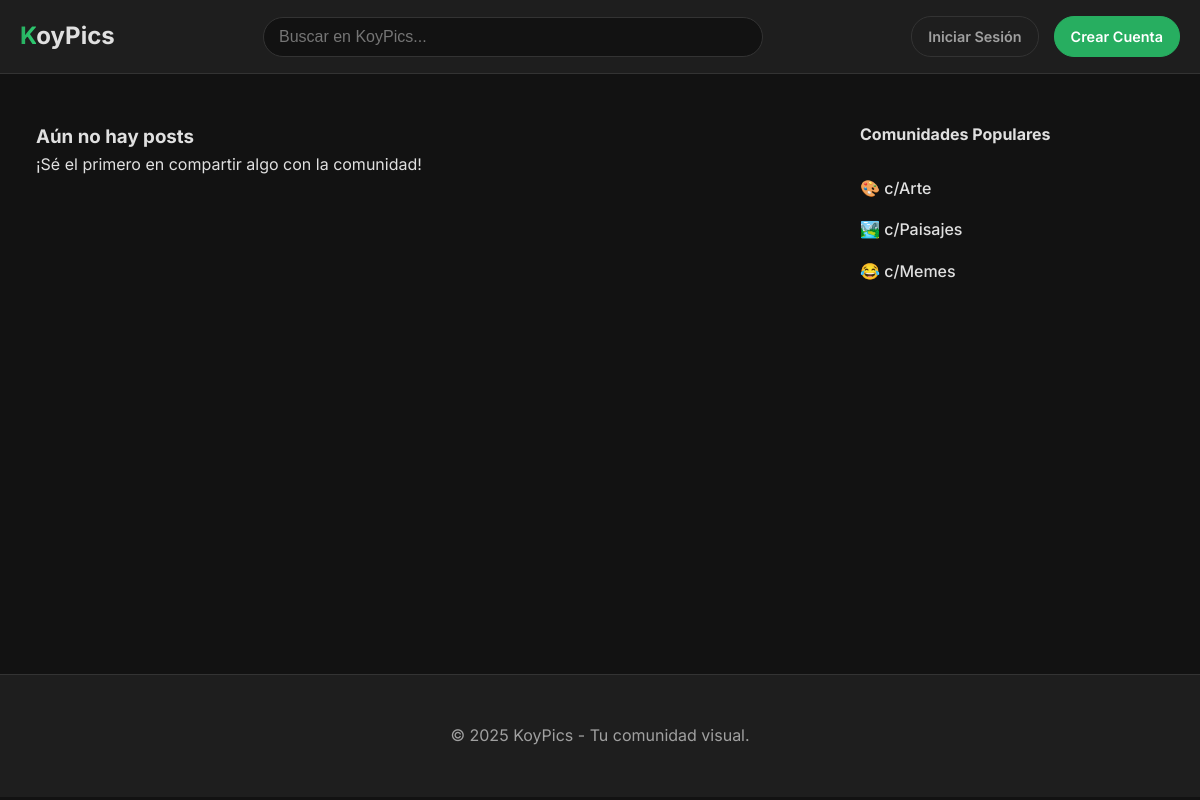
The app's page /, older data.
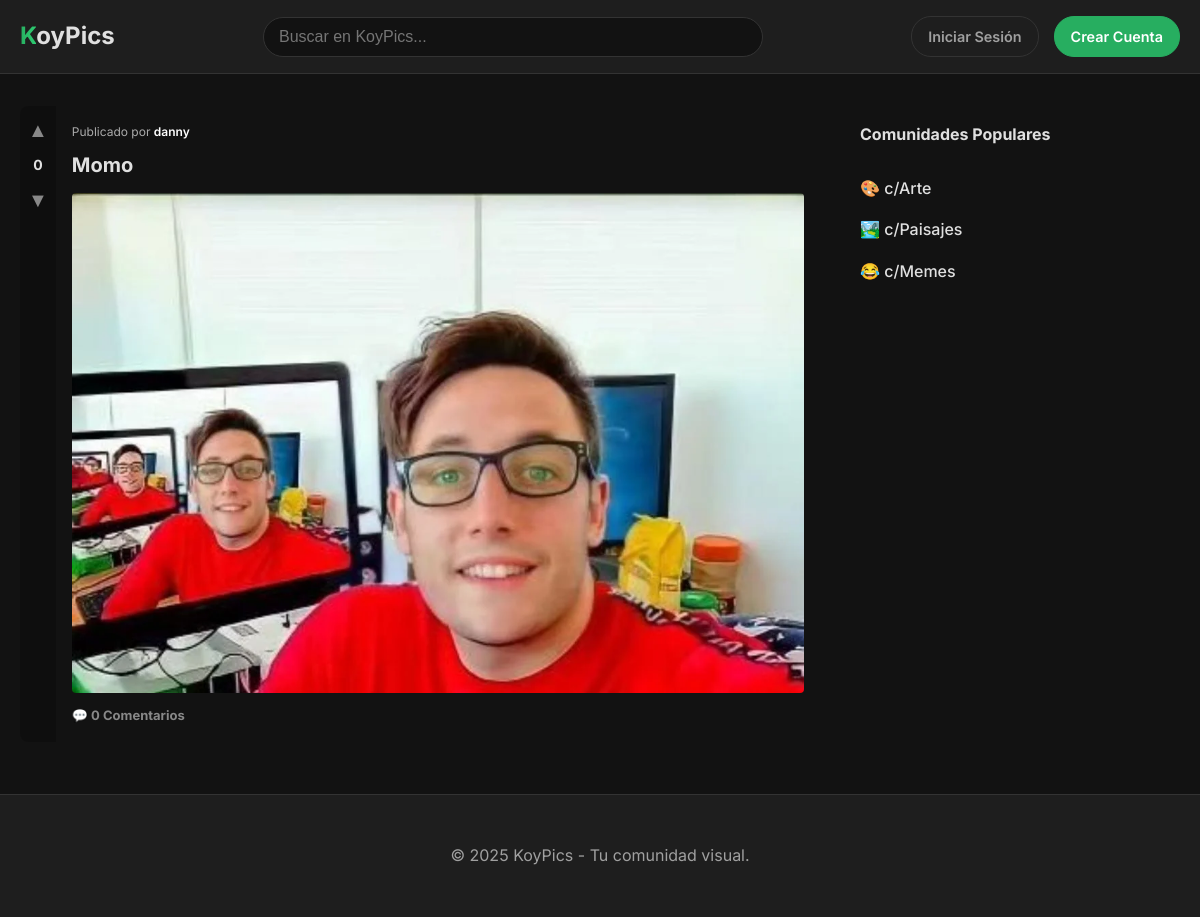
The same page, newer data.
### Galeria_imagenes/models.py (models this page shows, shortened)
class Post(models.Model):
    autor = models.ForeignKey(User, on_delete=models.CASCADE)
    comunidad = models.ForeignKey(Comunidad, on_delete=models.SET_NULL, null=True, blank=True)
    titulo = models.CharField(max_length=100)
    descripcion = models.TextField(blank=True, null=True)
    archivo = models.ImageField(upload_to='imagenes/')
    fecha_creacion = models.DateTimeField(auto_now_add=True)

### Galeria_imagenes/views.py (the view)
# urls.py: path('', views.inicio, name='inicio'),
def inicio(request):
    posts = Post.objects.all().order_by('-fecha_creacion')
    comunidades = Comunidad.objects.all()
    contexto = {'posts': posts, 'comunidades': comunidades}
    return render(request, 'inicio.html', contexto)

### Galeria_imagenes/templates/inicio.html (shortened to what this page needs)
{% extends 'base.html' %}
{% block content %}
<div class="main-layout">
    <div class="post-feed">
        {% for post in posts %}
            <a href="{% url 'post_detail' post.id %}" class="post-link">
                <article class="post-card">
                    <div class="vote-section">
                        <span class="vote-arrow">▲</span>
                        <span class="vote-count">0</span>
                        <span class="vote-arrow">▼</span>
                    </div>
                    <div class="post-content">
                        <div class="post-meta">
                           Publicado por <strong>{{ post.autor.username }}</strong>
                        </div>
                        <h2 class="post-title">{{ post.titulo }}</h2>
                        <div class="post-image-container">
                            <img src="{{ post.archivo.url }}" alt="{{ post.titulo }}">
                        </div>
                        <div class="post-actions">
                           <span>💬 0 Comentarios</span>
                        </div>
                    </div>
                </article>
            </a>
        {% empty %}
            <div class="sidebar-widget">
                <h3>Aún no hay posts</h3>
                <p>¡Sé el primero en compartir algo con la comunidad!</p>
            </div>
        {% endfor %}
    </div>
    <aside class="sidebar">
        <div class="sidebar-widget">
            <h3 class="widget-title">Comunidades Populares</h3>
            <ul class="community-list">
                <li><a href="#">🎨 c/Arte</a></li>
                <li><a href="#">🏞️ c/Paisajes</a></li>
                <li><a href="#">😂 c/Memes</a></li>
            </ul>
        </div>
    </aside>
</div>
{% endblock %}

### Galeria_imagenes/templates/base.html (shortened to what this page needs)
<!DOCTYPE html>
<html lang="es">
<head>
</head>
<body>
    <header class="main-header">
        <div class="container nav-container">
            <div class="logo">
                <a href="{% url 'inicio' %}"><span>K</span>oyPics</a>
            </div>
            <div class="search-bar">
                <input type="text" placeholder="Buscar en KoyPics...">
            </div>
            <div class="nav-buttons">
                {% if user.is_authenticated %}
                    <a href="{% url 'perfil' username=user.username %}" class="nav-button">👤 {{ user.username }}</a>
                    <a href="{% url 'registrar_imagen' %}" class="nav-button primary">Crear Post</a>
                    <form action="{% url 'logout' %}" method="post" style="display: inline;">
                        {% csrf_token %}
                        <button type="submit" class="nav-button">Salir</button>
                    </form>
                {% else %}
                    <a href="{% url 'login' %}" class="nav-button">Iniciar Sesión</a>
                    <a href="{% url 'registro' %}" class="nav-button primary">Crear Cuenta</a>
                {% endif %}
            </div>
        </div>
    </header>
    <main class="main-content">
        <div class="container">
            {% block content %}{% endblock %}
        </div>
    </main>
    <footer class="main-footer">
        <div class="container footer-content">
            <p>&copy; {% now "Y" %} KoyPics - Tu comunidad visual.</p>
        </div>
    </footer>
</body>
</html>

### Galeria_imagenes/templates/base.html (style rules this page uses)
:root { --color-background: #121212; --color-surface: #1e1e1e; --color-border: #333333; --color-text-primary: #e0e0e0; --color-text-secondary: #a0a0a0; --color-primary: #27ae60; --color-primary-hover: #2ecc71; }
* { margin: 0; padding: 0; box-sizing: border-box; }
body { background-color: var(--color-background); color: var(--color-text-primary); font-family: 'Inter', sans-serif; line-height: 1.6; }
.container { max-width: 1200px; margin: 0 auto; padding: 0 20px; }
.main-header { background-color: var(--color-surface); border-bottom: 1px solid var(--color-border); padding: 1rem 0; position: sticky; top: 0; z-index: 1000; }
.nav-container { display: flex; justify-content: space-between; align-items: center; }
.logo a { text-decoration: none; color: var(--color-text-primary); font-size: 1.5rem; font-weight: 700; }
.logo a span { background: linear-gradient(90deg, var(--color-primary), var(--color-primary-hover)); -webkit-background-clip: text; background-clip: text; color: transparent; }
.search-bar { flex-grow: 1; margin: 0 40px; max-width: 500px; }
.search-bar input { width: 100%; padding: 10px 15px; background-color: var(--color-background); border: 1px solid var(--color-border); border-radius: 20px; color: var(--color-text-primary); font-size: 1rem; }
.nav-buttons { display: flex; gap: 15px; align-items: center; }
.nav-button { background-color: transparent; color: var(--color-text-secondary); padding: 8px 16px; text-decoration: none; border-radius: 20px; font-weight: 600; transition: all 0.3s ease; border: 1px solid var(--color-border); cursor: pointer; font-size: 0.9rem; white-space: nowrap; }
.nav-button.primary { background-color: var(--color-primary); border-color: var(--color-primary); color: #fff; }
.main-content { padding: 2rem 0; min-height: calc(100vh - 200px); }
.main-footer { background-color: var(--color-surface); border-top: 1px solid var(--color-border); padding: 3rem 0; margin-top: auto; }
.footer-content { text-align: center; color: var(--color-text-secondary); }

### Galeria_imagenes/templates/inicio.html (style rules this page uses)
.main-layout { display: flex; gap: 24px; max-width: 1200px; margin: 0 auto; }
.post-feed { flex-grow: 1; max-width: 800px; }
.sidebar { width: 300px; flex-shrink: 0; }
.post-card { display: flex; background: var(--gris-medio); border-radius: 8px; margin-bottom: 20px; overflow: hidden; border: 1px solid var(--gris-claro); transition: border-color 0.3s, transform 0.3s; cursor: pointer; }
a.post-link { text-decoration: none; color: inherit; }
.vote-section { display: flex; flex-direction: column; align-items: center; padding: 8px; background: rgba(0,0,0,0.2); }
.vote-arrow { font-size: 20px; color: #888; cursor: pointer; transition: color 0.2s, transform 0.2s; }
.vote-count { font-weight: bold; font-size: 14px; margin: 8px 0; }
.post-content { padding: 16px; display: flex; flex-direction: column; width: 100%; }
.post-meta { font-size: 12px; color: #aaa; margin-bottom: 8px; }
.post-meta strong { color: #fff; font-weight: 600; }
.post-title { font-size: 20px; margin-bottom: 12px; }
.post-image-container { max-height: 500px; overflow: hidden; border-radius: 4px; }
.post-image-container img { width: 100%; height: auto; }
.post-actions { margin-top: 12px; font-size: 13px; font-weight: bold; color: #888; }
.sidebar-widget { background: var(--gris-medio); border-radius: 8px; padding: 16px; border: 1px solid var(--gris-claro); }
.widget-title { font-size: 16px; border-bottom: 1px solid var(--gris-claro); padding-bottom: 8px; margin-bottom: 12px; }
.community-list li { list-style: none; padding: 8px 0; }
.community-list a { text-decoration: none; color: var(--blanco); font-weight: 500; }

Row changes from the older to the newer data that the page shows:
added Post: autor.username "danny", titulo "Momo", archivo (picture)
Text that changed along with them:
text no longer shown: "Aún no hay posts ¡Sé el primero en compartir algo con la comunidad!"
